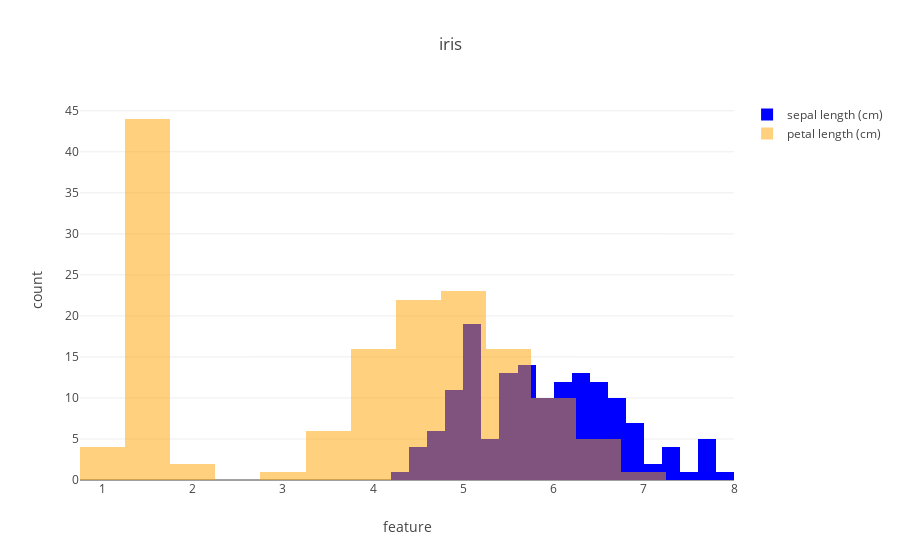

This figure's notebook cell:
### Markdown cell above
## Histogram

### Code cell
x0 = data_iris[:,0]
x1 = data_iris[:,2]

# trace
trace0 = go.Histogram(x=x0,
                      nbinsx=20,     # bins
                      name=feat_names[0],
                      marker=dict(color='blue'),)
trace1 = go.Histogram(x=x1,
                      name=feat_names[2],
                      marker=dict(color='orange'),
                      opacity=0.5)
data = [trace0, trace1]

# layout
layout = go.Layout(barmode='overlay',
                   title='iris',
                   xaxis=dict(title='feature'),
                   yaxis=dict(title='count'))

fig = go.Figure(data=data, layout=layout)
iplot(fig)

### Figure 1 — Plotly figure (JSON) as saved in the notebook; plotly's stock layout.template omitted (floating-point values rounded to 4 significant figures; data arrays with more than 128 entries replaced by an {"elided": "..."} marker saying what was removed)
{"data": [{"marker": {"color": "blue"}, "name": "sepal length (cm)", "nbinsx": 20, "type": "histogram", "uid": "130011ba-e135-4f59-bdbf-921c667ca063", "x": {"elided": "150 float values"}}, {"marker": {"color": "orange"}, "name": "petal length (cm)", "opacity": 0.5, "type": "histogram", "uid": "b57cbbd1-b743-4a51-bc7d-6a1bfca158ee", "x": {"elided": "150 float values"}}], "layout": {"autosize": true, "barmode": "overlay", "title": {"text": "iris"}, "xaxis": {"autorange": true, "range": [0.75, 8.0], "title": {"text": "feature"}, "type": "linear"}, "yaxis": {"autorange": true, "range": [0, 46.32], "title": {"text": "count"}}}}
